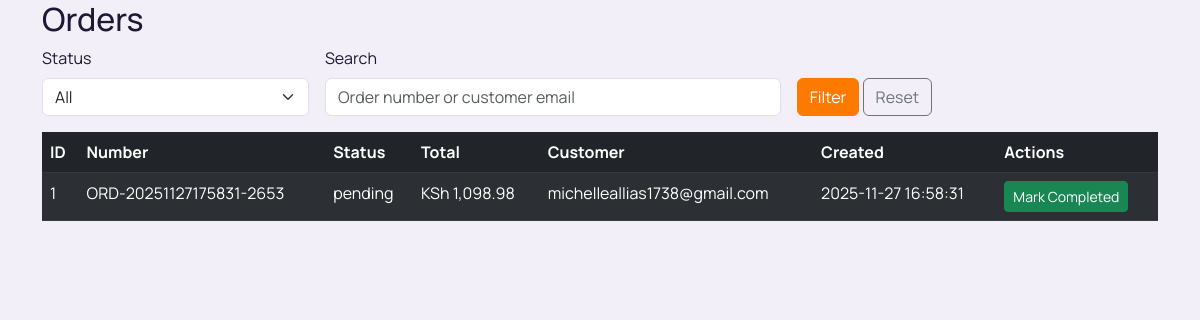
The page /admin/view_orders.php (signed in) on the database its author committed.
### tables this page shows
CREATE TABLE `orders` (
  `id` int(10) UNSIGNED NOT NULL,
  `user_id` int(10) UNSIGNED DEFAULT NULL,
  `order_number` varchar(100) NOT NULL,
  `billing_address_id` int(10) UNSIGNED DEFAULT NULL,
  `shipping_address_id` int(10) UNSIGNED DEFAULT NULL,
  `total` decimal(12,2) NOT NULL DEFAULT 0.00,
  `tax` decimal(12,2) DEFAULT 0.00,
  `shipping` decimal(12,2) DEFAULT 0.00,
  `status` enum('pending','processing','shipped','completed','cancelled','refunded') NOT NULL DEFAULT 'pending',
  `created_at` timestamp NOT NULL DEFAULT current_timestamp(),
  `updated_at` timestamp NULL DEFAULT NULL ON UPDATE current_timestamp()
);

CREATE TABLE `settings` (
  `key` varchar(191) NOT NULL,
  `value` text DEFAULT NULL,
  `updated_at` timestamp NOT NULL DEFAULT current_timestamp() ON UPDATE current_timestamp()
);

CREATE TABLE `users` (
  `id` int(10) UNSIGNED NOT NULL,
  `name` varchar(120) NOT NULL,
  `email` varchar(191) NOT NULL,
  `password` varchar(255) NOT NULL,
  `password_hash` varchar(255) DEFAULT NULL,
  `role` enum('customer','admin') NOT NULL DEFAULT 'customer',
  `first_name` varchar(100) DEFAULT NULL,
  `last_name` varchar(100) DEFAULT NULL,
  `phone` varchar(30) DEFAULT NULL,
  `is_active` tinyint(1) NOT NULL DEFAULT 1,
  `created_at` timestamp NOT NULL DEFAULT current_timestamp(),
  `updated_at` timestamp NULL DEFAULT NULL ON UPDATE current_timestamp()
);

### includes/db_functions.php (called while the page is built, shortened)
<?php
function db_has_connection() {
    global $pdo;
    return isset($pdo) && $pdo instanceof PDO;
}
function get_setting($key, $default = null) {
    global $pdo;
    try {
        $sql = "SELECT value FROM settings WHERE `key` = :key";
        $stmt = $pdo->prepare($sql);
        $stmt->bindParam(':key', $key, PDO::PARAM_STR);
        $stmt->execute();
        $result = $stmt->fetch(PDO::FETCH_ASSOC);
        return $result ? $result['value'] : $default;
    } catch (PDOException $e) {
        error_log("Error fetching setting: " . $e->getMessage());
        return $default;
    }
}
function format_currency($amount) {
    $currency = get_setting('currency', 'KSh');
    $prefix = ($currency === 'KSh' || $currency === 'KES') ? 'KSh ' : ($currency === 'USD' ? '$' : $currency . ' ');
    return $prefix . number_format((float)$amount, 2);
}
?>

### admin/view_orders.php (the view, shortened to what this page needs)
<?php require_once __DIR__ . '/../config/db.php'; ?>
<?php require_once __DIR__ . '/../includes/db_functions.php'; ?>
<?php
$orders = [];
$q = isset($_GET['q']) ? trim($_GET['q']) : '';
if (db_has_connection()) {
  try {
    $sql = "SELECT o.id, o.order_number, o.status, o.total, o.created_at, u.email
            FROM orders o LEFT JOIN users u ON o.user_id = u.id";
    $params = [];
    $sql .= ' ORDER BY o.created_at DESC LIMIT 100';
    $stmt = $pdo->prepare($sql);
    $stmt->execute($params);
    $orders = $stmt->fetchAll();
  } catch (Throwable $e) {
    $orders = [];
  }
}
?>
<?php include __DIR__ . '/../includes/header.php'; ?>
<section class="container">
  <h2>Orders</h2>
  <form method="get" class="row g-3 align-items-end mb-3">
    <div class="col-sm-3">
      <label for="status" class="form-label">Status</label>
      <select id="status" name="status" class="form-select">
        <option value="">All</option>
      </select>
    </div>
    <div class="col-sm-5">
      <label for="q" class="form-label">Search</label>
      <input id="q" name="q" value="<?php echo htmlspecialchars($q); ?>" class="form-control" placeholder="Order number or customer email">
    </div>
    <div class="col-sm-4">
      <button type="submit" class="btn btn-primary">Filter</button>
      <a href="view_orders.php" class="btn btn-outline-secondary">Reset</a>
    </div>
  </form>
  <div class="table-responsive">
    <table class="table table-dark table-striped">
      <thead>
        <tr>
          <th>ID</th>
          <th>Number</th>
          <th>Status</th>
          <th>Total</th>
          <th>Customer</th>
          <th>Created</th>
          <th>Actions</th>
        </tr>
      </thead>
      <tbody>
        <?php foreach ($orders as $o): ?>
          <tr>
            <td><?php echo (int)$o['id']; ?></td>
            <td><?php echo htmlspecialchars($o['order_number']); ?></td>
            <td><?php echo htmlspecialchars($o['status']); ?></td>
            <td><?php echo format_currency((float)$o['total']); ?></td>
            <td><?php echo htmlspecialchars($o['email'] ?? ''); ?></td>
            <td><?php echo htmlspecialchars($o['created_at']); ?></td>
            <td>
              <?php if ($o['status'] !== 'completed'): ?>
                <form method="post" class="d-inline" onsubmit="return confirm('Mark this order as completed?');">
                  <button type="submit" class="btn btn-sm btn-success">Mark Completed</button>
                </form>
              <?php else: ?>
                <span class="badge bg-success">Completed</span>
              <?php endif; ?>
            </td>
          </tr>
        <?php endforeach; ?>
      </tbody>
    </table>
  </div>
</section>
<?php include __DIR__ . '/../includes/footer.php'; ?>

### assets/css/style.css (style rules this page uses)
:root { --wf-indigo: #0B0055; --wf-indigo-2: #07003d; --wf-orange: #fd7a00; --wf-orange-2: #fdb095; --wf-pink: #e5958e; --wf-yellow: #ffba00; --wf-blue: #0B0055; --wf-text: #f5f7ff; --wf-dark: #090212; --wf-card-text: #27203f; --wf-muted: #9189a7; --wf-border: #ece8f5; --wf-shadow: 0 12px 30px rgba(20, 4, 44, 0.16); }
* { box-sizing: border-box; }
html, body { min-height: 100%; }
body { margin: 0; font-family: 'Manrope', sans-serif; color: #1d1833; background: #f4f2f8; }
a { text-decoration: none; }
.btn-primary { background: var(--wf-orange); border-color: var(--wf-orange); }

### assets/css/home.css (style rules this page uses)
.wireframe-page { --wf-blue: #0B0055; --wf-blue-soft: #24147a; --wf-blue-tint: #d9cdef; }
.wireframe-page { background: #f2eff8; }

### rows shown on the page
orders: id "1", order_number "ORD-20251127175831-2653", status "pending", total.value "KSh 1,098.98", user.email "michelleallias1738@gmail.com", created_at "2025-11-27 16:58:31"
